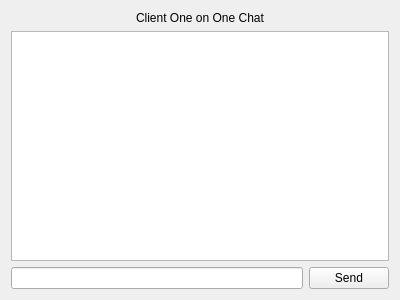
<?xml version="1.0" encoding="UTF-8"?>
<ui version="4.0">
 <class>ServerClientChat</class>
 <widget class="QWidget" name="ServerClientChat">
  <property name="geometry">
   <rect>
    <x>0</x>
    <y>0</y>
    <width>400</width>
    <height>300</height>
   </rect>
  </property>
  <property name="windowTitle">
   <string>Form</string>
  </property>
  <layout class="QVBoxLayout" name="verticalLayout_2">
   <item>
    <layout class="QVBoxLayout" name="verticalLayout">
     <item>
      <widget class="QLabel" name="label">
       <property name="text">
        <string>Client One on One Chat</string>
       </property>
       <property name="alignment">
        <set>Qt::AlignCenter</set>
       </property>
      </widget>
     </item>
     <item>
      <widget class="QTextEdit" name="chatTextEdit">
       <property name="readOnly">
        <bool>true</bool>
       </property>
      </widget>
     </item>
     <item>
      <layout class="QHBoxLayout" name="horizontalLayout">
       <item>
        <widget class="QLineEdit" name="inputLineEdit"/>
       </item>
       <item>
        <widget class="QPushButton" name="sendPushButton">
         <property name="text">
          <string>Send</string>
         </property>
        </widget>
       </item>
      </layout>
     </item>
    </layout>
   </item>
  </layout>
 </widget>
 <resources/>
 <connections/>
</ui>
